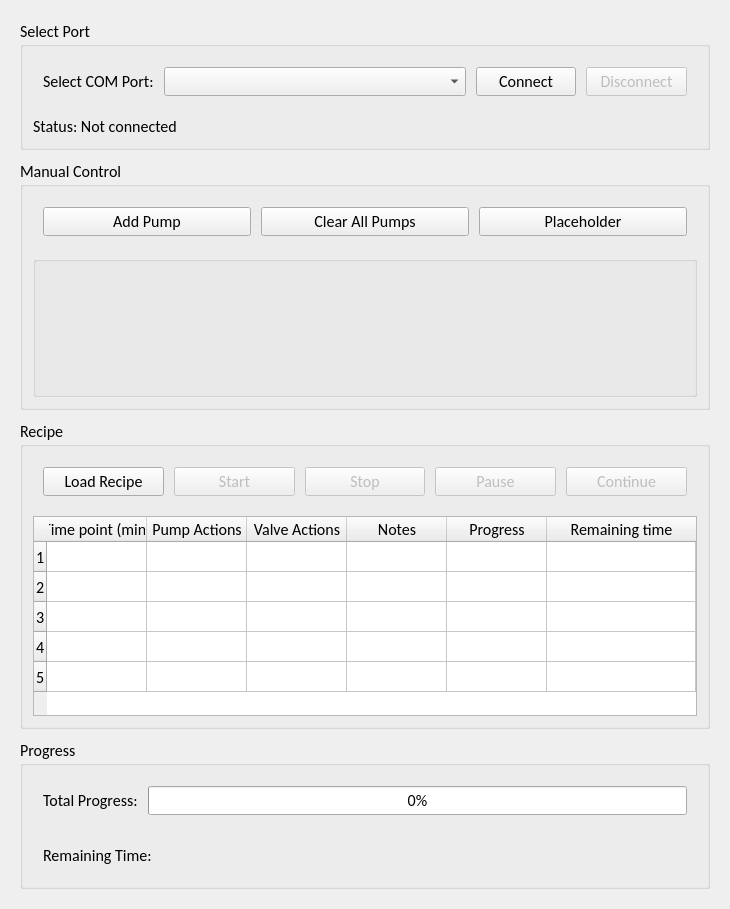
<?xml version="1.0" encoding="UTF-8"?>
<ui version="4.0">
 <class>MainWindow</class>
 <widget class="QMainWindow" name="MainWindow">
  <property name="geometry">
   <rect>
    <x>0</x>
    <y>0</y>
    <width>730</width>
    <height>872</height>
   </rect>
  </property>
  <property name="sizePolicy">
   <sizepolicy hsizetype="MinimumExpanding" vsizetype="MinimumExpanding">
    <horstretch>0</horstretch>
    <verstretch>0</verstretch>
   </sizepolicy>
  </property>
  <property name="minimumSize">
   <size>
    <width>0</width>
    <height>0</height>
   </size>
  </property>
  <property name="font">
   <font>
    <family>Calibri</family>
    <pointsize>12</pointsize>
   </font>
  </property>
  <property name="windowTitle">
   <string>Pump Controller via Pi Pico</string>
  </property>
  <widget class="QWidget" name="centralwidget">
   <property name="sizePolicy">
    <sizepolicy hsizetype="Expanding" vsizetype="Expanding">
     <horstretch>0</horstretch>
     <verstretch>0</verstretch>
    </sizepolicy>
   </property>
   <layout class="QVBoxLayout" name="verticalLayout" stretch="1,5,5,1">
    <property name="spacing">
     <number>10</number>
    </property>
    <property name="leftMargin">
     <number>20</number>
    </property>
    <property name="topMargin">
     <number>20</number>
    </property>
    <property name="rightMargin">
     <number>20</number>
    </property>
    <property name="bottomMargin">
     <number>20</number>
    </property>
    <item>
     <widget class="QGroupBox" name="selectPortGroup">
      <property name="title">
       <string>Select Port</string>
      </property>
      <layout class="QVBoxLayout" name="verticalLayout_4" stretch="2,1">
       <property name="spacing">
        <number>10</number>
       </property>
       <property name="leftMargin">
        <number>10</number>
       </property>
       <property name="topMargin">
        <number>10</number>
       </property>
       <property name="rightMargin">
        <number>10</number>
       </property>
       <property name="bottomMargin">
        <number>10</number>
       </property>
       <item>
        <layout class="QHBoxLayout" name="selectPortGroup_first" stretch="1,3,1,1">
         <property name="spacing">
          <number>10</number>
         </property>
         <property name="leftMargin">
          <number>10</number>
         </property>
         <property name="topMargin">
          <number>10</number>
         </property>
         <property name="rightMargin">
          <number>10</number>
         </property>
         <property name="bottomMargin">
          <number>10</number>
         </property>
         <item>
          <widget class="QLabel" name="portLabel">
           <property name="sizePolicy">
            <sizepolicy hsizetype="MinimumExpanding" vsizetype="MinimumExpanding">
             <horstretch>1</horstretch>
             <verstretch>1</verstretch>
            </sizepolicy>
           </property>
           <property name="text">
            <string>Select COM Port:</string>
           </property>
          </widget>
         </item>
         <item>
          <widget class="QComboBox" name="portComboBox">
           <property name="sizePolicy">
            <sizepolicy hsizetype="MinimumExpanding" vsizetype="MinimumExpanding">
             <horstretch>3</horstretch>
             <verstretch>1</verstretch>
            </sizepolicy>
           </property>
          </widget>
         </item>
         <item>
          <widget class="QPushButton" name="connectButton">
           <property name="sizePolicy">
            <sizepolicy hsizetype="MinimumExpanding" vsizetype="MinimumExpanding">
             <horstretch>1</horstretch>
             <verstretch>1</verstretch>
            </sizepolicy>
           </property>
           <property name="text">
            <string>Connect</string>
           </property>
          </widget>
         </item>
         <item>
          <widget class="QPushButton" name="disconnectButton">
           <property name="enabled">
            <bool>false</bool>
           </property>
           <property name="sizePolicy">
            <sizepolicy hsizetype="MinimumExpanding" vsizetype="MinimumExpanding">
             <horstretch>1</horstretch>
             <verstretch>1</verstretch>
            </sizepolicy>
           </property>
           <property name="text">
            <string>Disconnect</string>
           </property>
          </widget>
         </item>
        </layout>
       </item>
       <item>
        <widget class="QLabel" name="statusLabel">
         <property name="text">
          <string>Status: Not connected</string>
         </property>
        </widget>
       </item>
      </layout>
     </widget>
    </item>
    <item>
     <widget class="QGroupBox" name="manualControlGroup">
      <property name="minimumSize">
       <size>
        <width>0</width>
        <height>250</height>
       </size>
      </property>
      <property name="title">
       <string>Manual Control</string>
      </property>
      <layout class="QVBoxLayout" name="verticalLayout_2" stretch="1,20">
       <property name="spacing">
        <number>10</number>
       </property>
       <property name="leftMargin">
        <number>10</number>
       </property>
       <property name="topMargin">
        <number>10</number>
       </property>
       <property name="rightMargin">
        <number>10</number>
       </property>
       <property name="bottomMargin">
        <number>10</number>
       </property>
       <item>
        <layout class="QHBoxLayout" name="manualControl_first" stretch="1,1,1">
         <property name="spacing">
          <number>10</number>
         </property>
         <property name="leftMargin">
          <number>10</number>
         </property>
         <property name="topMargin">
          <number>10</number>
         </property>
         <property name="rightMargin">
          <number>10</number>
         </property>
         <property name="bottomMargin">
          <number>10</number>
         </property>
         <item>
          <widget class="QPushButton" name="addPumpButton">
           <property name="sizePolicy">
            <sizepolicy hsizetype="MinimumExpanding" vsizetype="MinimumExpanding">
             <horstretch>1</horstretch>
             <verstretch>1</verstretch>
            </sizepolicy>
           </property>
           <property name="text">
            <string>Add Pump</string>
           </property>
          </widget>
         </item>
         <item>
          <widget class="QPushButton" name="clearPumpsButton">
           <property name="sizePolicy">
            <sizepolicy hsizetype="MinimumExpanding" vsizetype="MinimumExpanding">
             <horstretch>1</horstretch>
             <verstretch>1</verstretch>
            </sizepolicy>
           </property>
           <property name="text">
            <string>Clear All Pumps</string>
           </property>
          </widget>
         </item>
         <item>
          <widget class="QPushButton" name="pushButton">
           <property name="sizePolicy">
            <sizepolicy hsizetype="MinimumExpanding" vsizetype="MinimumExpanding">
             <horstretch>1</horstretch>
             <verstretch>1</verstretch>
            </sizepolicy>
           </property>
           <property name="text">
            <string>Placeholder</string>
           </property>
          </widget>
         </item>
        </layout>
       </item>
       <item>
        <widget class="QGroupBox" name="manualControl_sec">
         <layout class="QGridLayout" name="manualControl_second">
          <property name="leftMargin">
           <number>10</number>
          </property>
          <property name="topMargin">
           <number>10</number>
          </property>
          <property name="rightMargin">
           <number>10</number>
          </property>
          <property name="bottomMargin">
           <number>10</number>
          </property>
          <property name="spacing">
           <number>10</number>
          </property>
         </layout>
        </widget>
       </item>
      </layout>
     </widget>
    </item>
    <item>
     <widget class="QGroupBox" name="recipeGroup">
      <property name="title">
       <string>Recipe</string>
      </property>
      <layout class="QVBoxLayout" name="verticalLayout_3" stretch="1,20">
       <property name="spacing">
        <number>10</number>
       </property>
       <property name="leftMargin">
        <number>10</number>
       </property>
       <property name="topMargin">
        <number>10</number>
       </property>
       <property name="rightMargin">
        <number>10</number>
       </property>
       <property name="bottomMargin">
        <number>10</number>
       </property>
       <item>
        <layout class="QHBoxLayout" name="recipe_first" stretch="1,1,1,1,1">
         <property name="spacing">
          <number>10</number>
         </property>
         <property name="leftMargin">
          <number>10</number>
         </property>
         <property name="topMargin">
          <number>10</number>
         </property>
         <property name="rightMargin">
          <number>10</number>
         </property>
         <property name="bottomMargin">
          <number>10</number>
         </property>
         <item>
          <widget class="QPushButton" name="loadRecipeButton">
           <property name="sizePolicy">
            <sizepolicy hsizetype="MinimumExpanding" vsizetype="MinimumExpanding">
             <horstretch>0</horstretch>
             <verstretch>0</verstretch>
            </sizepolicy>
           </property>
           <property name="text">
            <string>Load Recipe</string>
           </property>
          </widget>
         </item>
         <item>
          <widget class="QPushButton" name="startButton">
           <property name="enabled">
            <bool>false</bool>
           </property>
           <property name="sizePolicy">
            <sizepolicy hsizetype="MinimumExpanding" vsizetype="MinimumExpanding">
             <horstretch>0</horstretch>
             <verstretch>0</verstretch>
            </sizepolicy>
           </property>
           <property name="text">
            <string>Start</string>
           </property>
          </widget>
         </item>
         <item>
          <widget class="QPushButton" name="stopButton">
           <property name="enabled">
            <bool>false</bool>
           </property>
           <property name="sizePolicy">
            <sizepolicy hsizetype="MinimumExpanding" vsizetype="MinimumExpanding">
             <horstretch>0</horstretch>
             <verstretch>0</verstretch>
            </sizepolicy>
           </property>
           <property name="text">
            <string>Stop</string>
           </property>
          </widget>
         </item>
         <item>
          <widget class="QPushButton" name="pauseButton">
           <property name="enabled">
            <bool>false</bool>
           </property>
           <property name="sizePolicy">
            <sizepolicy hsizetype="MinimumExpanding" vsizetype="MinimumExpanding">
             <horstretch>0</horstretch>
             <verstretch>0</verstretch>
            </sizepolicy>
           </property>
           <property name="text">
            <string>Pause</string>
           </property>
          </widget>
         </item>
         <item>
          <widget class="QPushButton" name="continueButton">
           <property name="enabled">
            <bool>false</bool>
           </property>
           <property name="sizePolicy">
            <sizepolicy hsizetype="MinimumExpanding" vsizetype="MinimumExpanding">
             <horstretch>0</horstretch>
             <verstretch>0</verstretch>
            </sizepolicy>
           </property>
           <property name="text">
            <string>Continue</string>
           </property>
          </widget>
         </item>
        </layout>
       </item>
       <item>
        <widget class="QTableWidget" name="recipeTable">
         <property name="sizePolicy">
          <sizepolicy hsizetype="Expanding" vsizetype="MinimumExpanding">
           <horstretch>0</horstretch>
           <verstretch>0</verstretch>
          </sizepolicy>
         </property>
         <property name="minimumSize">
          <size>
           <width>0</width>
           <height>200</height>
          </size>
         </property>
         <property name="dragEnabled">
          <bool>true</bool>
         </property>
         <property name="showGrid">
          <bool>true</bool>
         </property>
         <property name="rowCount">
          <number>5</number>
         </property>
         <property name="columnCount">
          <number>6</number>
         </property>
         <attribute name="horizontalHeaderVisible">
          <bool>true</bool>
         </attribute>
         <attribute name="horizontalHeaderCascadingSectionResizes">
          <bool>true</bool>
         </attribute>
         <attribute name="horizontalHeaderMinimumSectionSize">
          <number>50</number>
         </attribute>
         <attribute name="horizontalHeaderDefaultSectionSize">
          <number>100</number>
         </attribute>
         <attribute name="horizontalHeaderShowSortIndicator" stdset="0">
          <bool>true</bool>
         </attribute>
         <attribute name="horizontalHeaderStretchLastSection">
          <bool>true</bool>
         </attribute>
         <attribute name="verticalHeaderVisible">
          <bool>true</bool>
         </attribute>
         <attribute name="verticalHeaderCascadingSectionResizes">
          <bool>true</bool>
         </attribute>
         <attribute name="verticalHeaderHighlightSections">
          <bool>true</bool>
         </attribute>
         <attribute name="verticalHeaderShowSortIndicator" stdset="0">
          <bool>true</bool>
         </attribute>
         <attribute name="verticalHeaderStretchLastSection">
          <bool>false</bool>
         </attribute>
         <row/>
         <row/>
         <row/>
         <row/>
         <row/>
         <column>
          <property name="text">
           <string>Time point (min)</string>
          </property>
         </column>
         <column>
          <property name="text">
           <string>Pump Actions</string>
          </property>
         </column>
         <column>
          <property name="text">
           <string>Valve Actions</string>
          </property>
         </column>
         <column>
          <property name="text">
           <string>Notes</string>
          </property>
         </column>
         <column>
          <property name="text">
           <string>Progress</string>
          </property>
         </column>
         <column>
          <property name="text">
           <string>Remaining time</string>
          </property>
         </column>
        </widget>
       </item>
      </layout>
     </widget>
    </item>
    <item>
     <widget class="QGroupBox" name="progressGroup">
      <property name="title">
       <string>Progress</string>
      </property>
      <layout class="QVBoxLayout" name="verticalLayout_5" stretch="1,1">
       <property name="spacing">
        <number>10</number>
       </property>
       <property name="leftMargin">
        <number>10</number>
       </property>
       <property name="topMargin">
        <number>10</number>
       </property>
       <property name="rightMargin">
        <number>10</number>
       </property>
       <property name="bottomMargin">
        <number>10</number>
       </property>
       <item>
        <layout class="QHBoxLayout" name="progressGroup_first" stretch="1,10">
         <property name="spacing">
          <number>10</number>
         </property>
         <property name="leftMargin">
          <number>10</number>
         </property>
         <property name="topMargin">
          <number>10</number>
         </property>
         <property name="rightMargin">
          <number>10</number>
         </property>
         <property name="bottomMargin">
          <number>10</number>
         </property>
         <item>
          <widget class="QLabel" name="totalProgressLabel">
           <property name="sizePolicy">
            <sizepolicy hsizetype="MinimumExpanding" vsizetype="MinimumExpanding">
             <horstretch>1</horstretch>
             <verstretch>1</verstretch>
            </sizepolicy>
           </property>
           <property name="text">
            <string>Total Progress:</string>
           </property>
          </widget>
         </item>
         <item>
          <widget class="QProgressBar" name="totalProgressBar">
           <property name="sizePolicy">
            <sizepolicy hsizetype="MinimumExpanding" vsizetype="MinimumExpanding">
             <horstretch>8</horstretch>
             <verstretch>1</verstretch>
            </sizepolicy>
           </property>
           <property name="minimum">
            <number>0</number>
           </property>
           <property name="maximum">
            <number>100</number>
           </property>
           <property name="value">
            <number>0</number>
           </property>
           <property name="textVisible">
            <bool>true</bool>
           </property>
          </widget>
         </item>
        </layout>
       </item>
       <item>
        <layout class="QHBoxLayout" name="progressGroup_second" stretch="0">
         <property name="spacing">
          <number>10</number>
         </property>
         <property name="leftMargin">
          <number>10</number>
         </property>
         <property name="topMargin">
          <number>10</number>
         </property>
         <property name="rightMargin">
          <number>10</number>
         </property>
         <property name="bottomMargin">
          <number>10</number>
         </property>
         <item>
          <widget class="QLabel" name="remainingTimeLabel">
           <property name="text">
            <string>Remaining Time:</string>
           </property>
          </widget>
         </item>
        </layout>
       </item>
      </layout>
     </widget>
    </item>
   </layout>
  </widget>
 </widget>
 <resources/>
 <connections/>
</ui>
